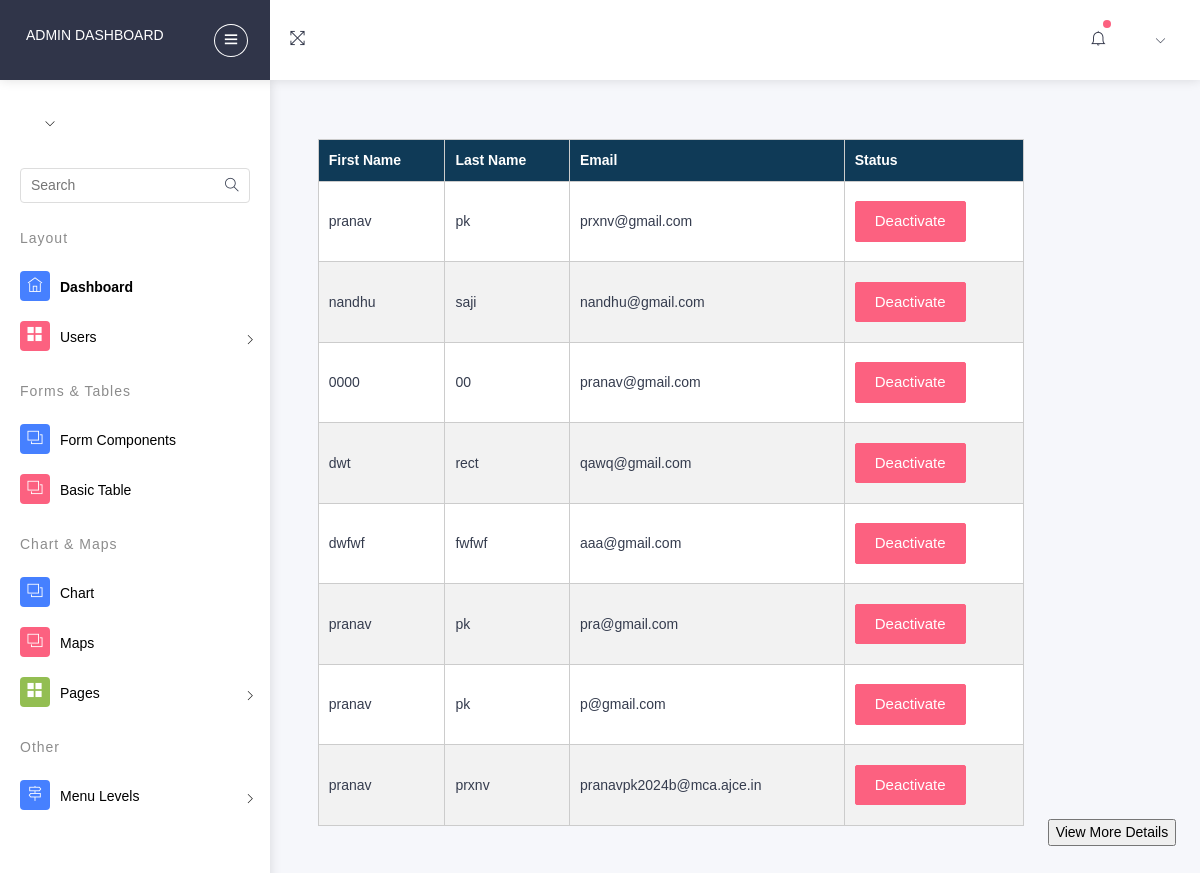
The page /myauth/adminn/ on the database its author committed.
### myauth/models.py (models this page shows)
class User(AbstractUser):
    class Role(models.TextChoices):
        ADMIN="ADMIN",'Admin'
        CUSTOMER="CUSTOMER",'Customer'
        DELIVERYBOY="DELIVERYBOY",'deliveryboy'
        SELLER="SELLER",'Seller'
    role = models.CharField(max_length=50,choices=Role.choices)

### myauth/views.py (the view)
# urls.py: path('adminn/',views.adminn,name='adminn'),
def adminn(request):
    User = get_user_model()
    user_profiles = User.objects.filter(role='CUSTOMER')
    context = {'user_profiles': user_profiles}
    return render(request,'userview.html',context)

### templates/userview.html (shortened to what this page needs)
{% load static %}
<!DOCTYPE html>
<html lang="en">
<head>
      <link rel="stylesheet" type="text/css" href="{% static 'assetsss/css/bootstrap/css/bootstrap.min.css' %}">
      <link rel="stylesheet" type="text/css" href="{% static 'assetsss/icon/themify-icons/themify-icons.css' %}">
      <link rel="stylesheet" type="text/css" href="{% static 'assetsss/icon/icofont/css/icofont.css' %}">
      <link rel="stylesheet" type="text/css" href="{% static 'assetsss/css/style.css' %}">
      <link rel="stylesheet" type="text/css" href="{% static 'assetsss/css/jquery.mCustomScrollbar.css' %}">
  </head>
  <body>
    <div id="pcoded" class="pcoded">
        <div class="pcoded-container navbar-wrapper">
            <nav class="navbar header-navbar pcoded-header">
                <div class="navbar-wrapper">
                    <div class="navbar-logo">
                        <a class="mobile-menu" id="mobile-collapse" href="#!">
                            <i class="ti-menu"></i>
                        </a>
                        <a href="http://127.0.0.1:8000/myauth/adminreg/">
                            <h6>Admin Dashboard</h6>
                        </a>
                    </div>
                    <div class="navbar-container container-fluid">
                        <ul class="nav-left">
                            <li>
                                <a href="#!" onclick="javascript:toggleFullScreen()">
                                    <i class="ti-fullscreen"></i>
                                </a>
                            </li>
                        </ul>
                        <ul class="nav-right">
                            <li class="header-notification">
                                <a href="#!">
                                    <i class="ti-bell"></i>
                                    <span class="badge bg-c-pink"></span>
                                </a>
                            </li>
                            <li class="user-profile header-notification">
                                <a href="#!">
                                    <i class="ti-angle-down"></i>
                                </a>
                            </li>
                        </ul>
                    </div>
                </div>
            </nav>
            <div class="pcoded-main-container">
                <div class="pcoded-wrapper">
                    <nav class="pcoded-navbar">
                        <div class="pcoded-inner-navbar main-menu">
                            <div class="">
                                <div class="main-menu-header">
                                    <div class="user-details">
                                        <span id="more-details"><i class="ti-angle-down"></i></span>
                                    </div>
                                </div>
                            </div>
                            <div class="pcoded-search">
                                <div class="pcoded-search-box ">
                                    <input type="text" placeholder="Search">
                                    <span class="search-icon"><i class="ti-search" aria-hidden="true"></i></span>
                                </div>
                            </div>
                            <div class="pcoded-navigatio-lavel" data-i18n="nav.category.navigation">Layout</div>
                            <ul class="pcoded-item pcoded-left-item">
                                <li class="active">
                                    <a href="http://127.0.0.1:8000/myauth/adminreg/">
                                        <span class="pcoded-micon"><i class="ti-home"></i><b>D</b></span>
                                        <span class="pcoded-mtext" data-i18n="nav.dash.main">Dashboard</span>
                                    </a>
                                </li>
                                <li class="pcoded-hasmenu">
                                    <a href="javascript:void(0)">
                                        <span class="pcoded-micon"><i class="ti-layout-grid2-alt"></i></span>
                                        <span class="pcoded-mtext"  data-i18n="nav.basic-components.main">Users</span>
                                    </a>
                                        </li>
                                    </ul>
                            <div class="pcoded-navigatio-lavel" data-i18n="nav.category.forms">Forms &amp; Tables</div>
                            <ul class="pcoded-item pcoded-left-item">
                                <li>
                                    <a href="form-elements-component.html">
                                        <span class="pcoded-micon"><i class="ti-layers"></i><b>FC</b></span>
                                        <span class="pcoded-mtext" data-i18n="nav.form-components.main">Form Components</span>
                                    </a>
                                </li>
                                <li>
                                    <a href="bs-basic-table.html">
                                        <span class="pcoded-micon"><i class="ti-layers"></i><b>FC</b></span>
                                        <span class="pcoded-mtext" data-i18n="nav.form-components.main">Basic Table</span>
                                    </a>
                                </li>
                            </ul>
                            <div class="pcoded-navigatio-lavel" data-i18n="nav.category.forms">Chart &amp; Maps</div>
                            <ul class="pcoded-item pcoded-left-item">
                                <li>
                                    <a href="chart.html">
                                        <span class="pcoded-micon"><i class="ti-layers"></i><b>FC</b></span>
                                        <span class="pcoded-mtext" data-i18n="nav.form-components.main">Chart</span>
                                    </a>
                                </li>
                                <li>
                                    <a href="map-google.html">
                                        <span class="pcoded-micon"><i class="ti-layers"></i><b>FC</b></span>
                                        <span class="pcoded-mtext" data-i18n="nav.form-components.main">Maps</span>
                                    </a>
                                </li>
                                <li class="pcoded-hasmenu">
                                    <a href="javascript:void(0)">
                                        <span class="pcoded-micon"><i class="ti-layout-grid2-alt"></i></span>
                                        <span class="pcoded-mtext"  data-i18n="nav.basic-components.main">Pages</span>
                                    </a>
                                </li>
                            </ul>
                            <div class="pcoded-navigatio-lavel" data-i18n="nav.category.other">Other</div>
                            <ul class="pcoded-item pcoded-left-item">
                                <li class="pcoded-hasmenu ">
                                    <a href="javascript:void(0)">
                                        <span class="pcoded-micon"><i class="ti-direction-alt"></i><b>M</b></span>
                                        <span class="pcoded-mtext" data-i18n="nav.menu-levels.main">Menu Levels</span>
                                    </a>
                                </li>
                            </ul>
                        </div>
                    </nav>
                    <div class="pcoded-content">
                        <div class="pcoded-inner-content">
                            <div class="main-body">
                                <div class="page-wrapper">
                                    <div class="page-body">
                                        <div class="row">
                                            <!DOCTYPE html>
<html>
<head>
</head>
<body>
    <table>
        <thead>
            <tr>
                <th>First Name</th>
                <th>Last Name</th>
                <th>Email</th>
                <th>Status</th>
            </tr>
        </thead>
        <tbody>
            {% for user_profile in user_profiles %}
            <tr>
                <td>{{ user_profile.first_name }}</td>
                <td>{{ user_profile.last_name }}</td>
                <td>{{ user_profile.email }}</td>
                <td>
                    {% if user_profile.is_active %}
                        <form method="post" action="{% url 'deactivate_user' user_profile.id %}">
                            <button type="submit" class="btn btn-danger">Deactivate</button>
                        </form>
                    {% else %}
                        <form method="post" action="{% url 'activate_user' user_profile.id %}">
                            {% csrf_token %}
                            <button type="submit" class="btn btn-success">Activate</button>
                        </form>
                {% endif %}
                </td>
            </tr>
            {% endfor %}
        </tbody>
    </table>
    <div class="button-container">
        <a href="http://127.0.0.1:8000/myauth/userviewss/">
            <button class="button">View More Details</button>
        </a>
    </div>
</body>
</html>
</body>
</html>

### templates/userview.html (style rules this page uses)
body { font-family: Arial, sans-serif; background-color: #f0f0f0; margin: 0; padding: 0; }
table { width: 80%; margin: 20px auto; border-collapse: collapse; background-color: #fff; float: left; }
th, td { border: 1px solid #ccc; padding: 10px; text-align: left; }
th { background-color: #0f3a57; color: #fff; }
tr:nth-child(even) { background-color: #f2f2f2; }
.navbar { overflow: hidden; background-color: #333; }
.navbar a { float: right; display: block; color: white; text-align: center; padding: 14px 16px; text-decoration: none; }
.button-container { text-align: right; margin-top: 700px; float: left; }

### rows shown on the page
User: first_name "pranav", last_name "pk", email "prxnv@gmail.com", is_active "Deactivate"
User: first_name "nandhu", last_name "saji", email "nandhu@gmail.com", is_active "Deactivate"
User: first_name "0000", last_name "00", email "pranav@gmail.com", is_active "Deactivate"
User: first_name "dwt", last_name "rect", email "qawq@gmail.com", is_active "Deactivate"
User: first_name "dwfwf", last_name "fwfwf", email "aaa@gmail.com", is_active "Deactivate"
User: first_name "pranav", last_name "pk", email "pra@gmail.com", is_active "Deactivate"
User: first_name "pranav", last_name "pk", email "p@gmail.com", is_active "Deactivate"
User: first_name "pranav", last_name "prxnv", email "pranavpk2024b@mca.ajce.in", is_active "Deactivate"
